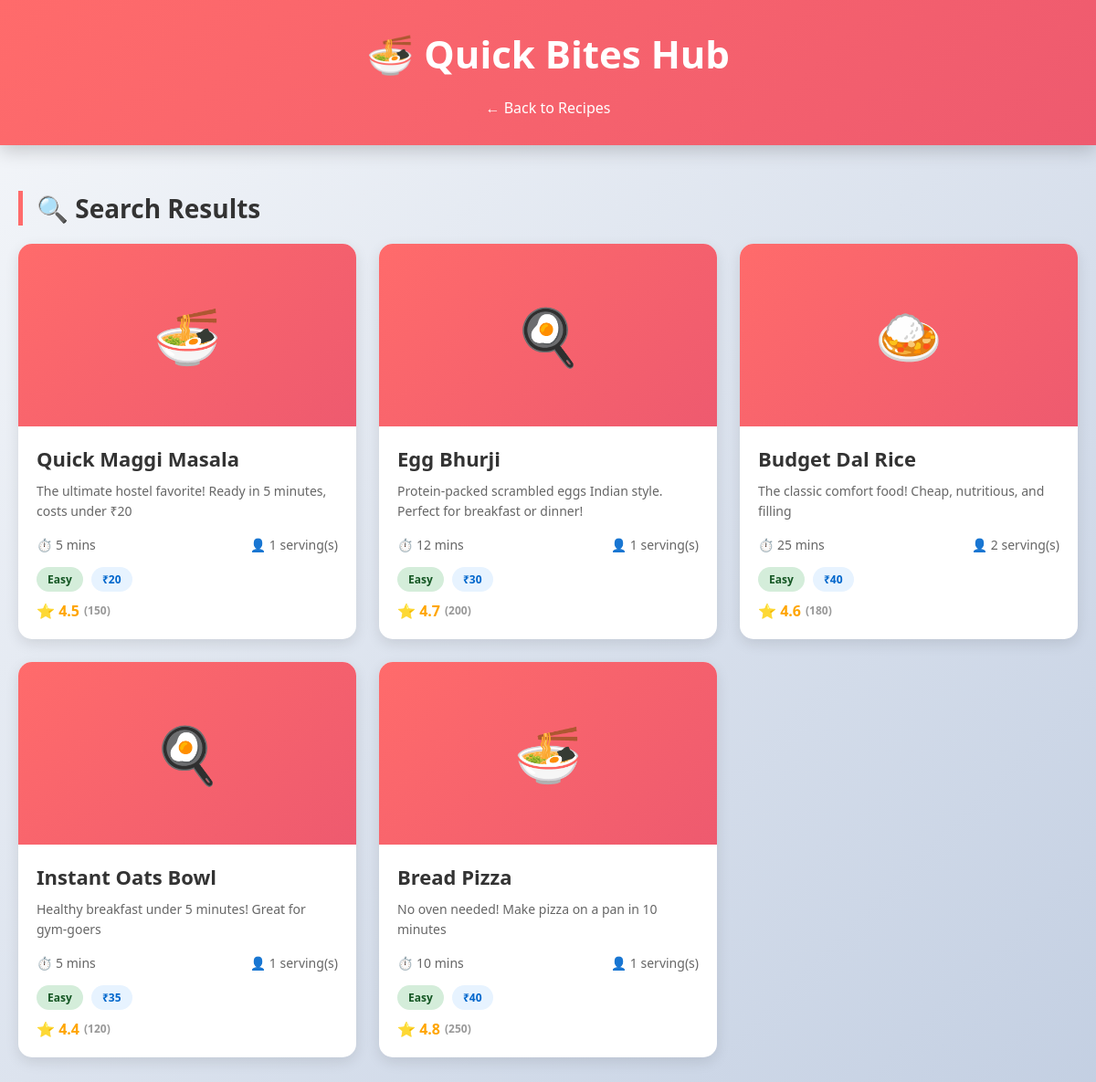
Screenshot of /search with the database file from the repository.
### app/main.py (models this page shows)
class Recipe(db.Model):
    id = db.Column(db.Integer, primary_key=True)
    title = db.Column(db.String(200), nullable=False)
    description = db.Column(db.Text, nullable=False)
    ingredients = db.Column(db.Text, nullable=False)
    instructions = db.Column(db.Text, nullable=False)
    prep_time = db.Column(db.Integer, nullable=False)
    cook_time = db.Column(db.Integer, nullable=False)
    servings = db.Column(db.Integer, nullable=False)
    difficulty = db.Column(db.String(20), nullable=False)
    category = db.Column(db.String(50), nullable=False)
    budget = db.Column(db.Integer, nullable=False)
    calories = db.Column(db.Integer, nullable=True)
    equipment = db.Column(db.String(200), nullable=True)
    created_at = db.Column(db.DateTime, default=datetime.utcnow)
    rating = db.Column(db.Float, default=0)
    rating_count = db.Column(db.Integer, default=0)

### app/main.py (the view)
@app.route('/search')
def search():
    query = request.args.get('q', '')
    category = request.args.get('category', '')
    max_budget = request.args.get('budget', type=int)
    recipes = Recipe.query
    if query:
        recipes = recipes.filter(Recipe.title.contains(query) | Recipe.description.contains(query))
    if category:
        recipes = recipes.filter_by(category=category)
    if max_budget:
        recipes = recipes.filter(Recipe.budget <= max_budget)
    recipes = recipes.all()
    return render_template('search_results.html', recipes=recipes, query=query)

### templates/search_results.html (shortened to what this page needs)
<!DOCTYPE html>
<html lang="en">
<head>
    <link rel="stylesheet" href="{{ url_for('static', filename='css/style.css') }}">
</head>
<body>
    <div class="header">
        <h1>🍜 Quick Bites Hub</h1>
        <a href="/" style="color: white; text-decoration: none; margin-top: 10px; display: inline-block;">← Back to
            Recipes</a>
    </div>
    <div class="container">
        <h2 class="section-title">🔍 Search Results{% if query %}: "{{ query }}"{% endif %}</h2>
        {% if recipes %}
        <div class="recipes-grid">
            {% for recipe in recipes %}
            <div class="recipe-card" onclick="window.location.href='/recipe/{{ recipe.id }}'">
                <div class="recipe-image">
                    {% if recipe.category == 'Quick Bites' %}🍜
                    {% elif recipe.category == 'Breakfast' %}🍳
                    {% elif recipe.category == 'Main Course' %}🍛
                    {% else %}🥪{% endif %}
                </div>
                <div class="recipe-content">
                    <div class="recipe-title">{{ recipe.title }}</div>
                    <div class="recipe-description">{{ recipe.description }}</div>
                    <div class="recipe-meta">
                        <div class="meta-item">⏱️ {{ recipe.prep_time + recipe.cook_time }} mins</div>
                        <div class="meta-item">👤 {{ recipe.servings }} serving(s)</div>
                    </div>
                    <div style="margin-bottom: 10px;">
                        <span
                            class="badge {% if recipe.difficulty == 'Easy' %}badge-easy{% elif recipe.difficulty == 'Medium' %}badge-medium{% else %}badge-hard{% endif %}">
                            {{ recipe.difficulty }}
                        </span>
                        <span class="badge budget-badge">₹{{ recipe.budget }}</span>
                    </div>
                    <div style="display: flex; justify-content: space-between; align-items: center;">
                        <div class="rating">
                            ⭐ {{ "%.1f"|format(recipe.rating) }}
                            <span style="color: #999; font-size: 12px;">({{ recipe.rating_count }})</span>
                        </div>
                    </div>
                </div>
            </div>
            {% endfor %}
        </div>
        {% endif %}
    </div>
</body>
</html>

### static/css/style.css (style rules this page uses)
* { margin: 0; padding: 0; box-sizing: border-box; }
body { font-family: 'Segoe UI', Tahoma, Geneva, Verdana, sans-serif; background: linear-gradient(135deg, #f5f7fa 0%, #c3cfe2 100%); min-height: 100vh; }
.header { background: linear-gradient(135deg, #ff6b6b 0%, #ee5a6f 100%); color: white; padding: 30px 20px; text-align: center; box-shadow: 0 5px 20px rgba(0, 0, 0, 0.2); }
.header h1 { font-size: 42px; margin-bottom: 10px; }
.container { max-width: 1200px; margin: 0 auto; padding: 20px; }
.section-title { font-size: 28px; margin: 30px 0 20px; color: #333; border-left: 5px solid #ff6b6b; padding-left: 15px; }
.recipes-grid { display: grid; grid-template-columns: repeat(auto-fill, minmax(300px, 1fr)); gap: 25px; margin-bottom: 40px; }
.recipe-card { background: white; border-radius: 15px; overflow: hidden; box-shadow: 0 5px 15px rgba(0, 0, 0, 0.1); transition: transform 0.3s, box-shadow 0.3s; cursor: pointer; }
.recipe-image { width: 100%; height: 200px; background: linear-gradient(135deg, #ff6b6b 0%, #ee5a6f 100%); display: flex; align-items: center; justify-content: center; font-size: 60px; }
.recipe-content { padding: 20px; }
.recipe-title { font-size: 22px; color: #333; margin-bottom: 10px; font-weight: bold; }
.recipe-description { color: #666; font-size: 14px; line-height: 1.6; margin-bottom: 15px; }
.recipe-meta { display: flex; justify-content: space-between; flex-wrap: wrap; gap: 10px; margin-bottom: 15px; }
.meta-item { display: flex; align-items: center; gap: 5px; font-size: 14px; color: #666; }
.badge { display: inline-block; padding: 5px 12px; border-radius: 20px; font-size: 12px; font-weight: bold; margin-right: 5px; }
.badge-easy { background: #d4edda; color: #155724; }
.budget-badge { background: #e7f3ff; color: #0066cc; }
.rating { display: flex; align-items: center; gap: 5px; color: #ffa500; font-weight: bold; }

### rows the page displays
Recipe: title "Quick Maggi Masala", description "The ultimate hostel favorite! Ready in 5 minutes, costs under ₹20", recipe.prep_time+recipe.cook_time "5", servings "1", difficulty "Easy", budget "20", rating "4.5", rating_count "150"
Recipe: title "Egg Bhurji", description "Protein-packed scrambled eggs Indian style. Perfect for breakfast or dinner!", recipe.prep_time+recipe.cook_time "12", servings "1", difficulty "Easy", budget "30", rating "4.7", rating_count "200"
Recipe: title "Budget Dal Rice", description "The classic comfort food! Cheap, nutritious, and filling", recipe.prep_time+recipe.cook_time "25", servings "2", difficulty "Easy", budget "40", rating "4.6", rating_count "180"
Recipe: title "Instant Oats Bowl", description "Healthy breakfast under 5 minutes! Great for gym-goers", recipe.prep_time+recipe.cook_time "5", servings "1", difficulty "Easy", budget "35", rating "4.4", rating_count "120"
Recipe: title "Bread Pizza", description "No oven needed! Make pizza on a pan in 10 minutes", recipe.prep_time+recipe.cook_time "10", servings "1", difficulty "Easy", budget "40", rating "4.8", rating_count "250"
